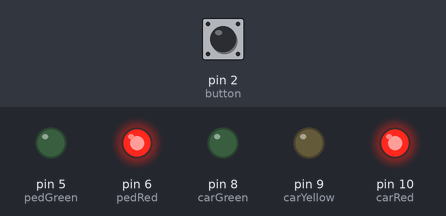
The sketch below on a simulated Arduino Uno, built with avr-gcc and run on an emulated ATmega328P. Parts: output pins drawn as LEDs (lit = HIGH). The inputs (shaded band) are chosen by the test bench; at power-on: pin 2 (button) HIGH.

Above: at 0.1 s.
At 3.1 s:
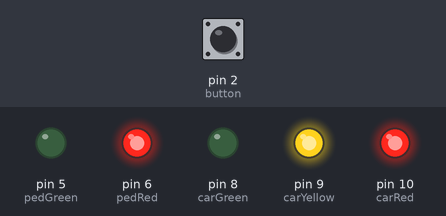
At 6.1 s:
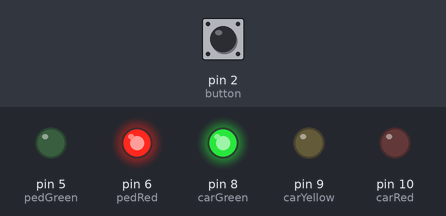
Timing chart, 0 to 7.6 s (numbered marks = the images above):
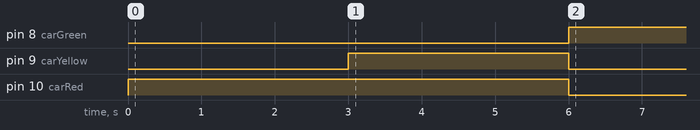

The sketch:

task2.ino
```cpp
// 1. Pins
int carRed = 10, carYellow = 9, carGreen = 8;
int pedRed = 6,  pedGreen = 5;
int button = 2;

// 2. State & Button Memory (0 = not pressed, 1 = pressed)
int state = 1;
int buttonPressed = 0;

// 3. Timers (in milliseconds)
unsigned long timer = 0;
unsigned long t10 = 10000; // 10 seconds
unsigned long t5  = 5000;  // 5 seconds
unsigned long t3  = 3000;  // 3 seconds

// Helper function to turn all 5 LEDs ON (1) or OFF (0) in one line
void setLights(int cR, int cY, int cG, int pR, int pG) {
  digitalWrite(carRed, cR);
  digitalWrite(carYellow, cY);
  digitalWrite(carGreen, cG);
  digitalWrite(pedRed, pR);
  digitalWrite(pedGreen, pG);
}

void setup() {
  pinMode(carRed, OUTPUT);
  pinMode(carYellow, OUTPUT);
  pinMode(carGreen, OUTPUT);
  pinMode(pedRed, OUTPUT);
  pinMode(pedGreen, OUTPUT);
  pinMode(button, INPUT_PULLUP); // Button connected to GND

  // Start in State 1: Car Red + Pedestrian Red
  setLights(1, 0, 0, 1, 0);
  timer = millis();
}

void loop() {
  // Remember if the button is pressed at any time
  if (digitalRead(button) == LOW) {
    buttonPressed = 1;
  }

  switch (state) {
    case 1: // Both RED (3s safety pause)
      if (millis() - timer >= t3) {
        setLights(1, 1, 0, 1, 0); // Car Red+Yellow, Ped Red
        state = 2;
        timer = millis();
      }
      break;

    case 2: // Car RED + YELLOW (3s)
      if (millis() - timer >= t3) {
        setLights(0, 0, 1, 1, 0); // Car Green, Ped Red
        state = 3;
        timer = millis();
      }
      break;

    case 3: // Car GREEN (waits for button + at least 10s)
      if (buttonPressed == 1 && millis() - timer >= t10) {
        setLights(0, 1, 0, 1, 0); // Car Yellow, Ped Red
        buttonPressed = 0;        // Clear button memory
        state = 4;
        timer = millis();
      }
      break;

    case 4: // Car YELLOW (5s)
      if (millis() - timer >= t5) {
        setLights(1, 0, 0, 0, 1); // Car Red, Ped Green
        state = 5;
        timer = millis();
      }
      break;

    case 5: // Pedestrian GREEN (10s crossing time)
      if (millis() - timer >= t10) {
        setLights(1, 0, 0, 1, 0); // Back to Both Red
        state = 1;
        timer = millis();
      }
      break;
  }
}
```

Measured:
- by itself, pin 8 (carGreen): LOW → HIGH at 6.0 s
- by itself, pin 9 (carYellow): LOW → HIGH at 3.0 s, → LOW 3.0 s later
- by itself, pin 10 (carRed): HIGH → LOW at 6.0 s
